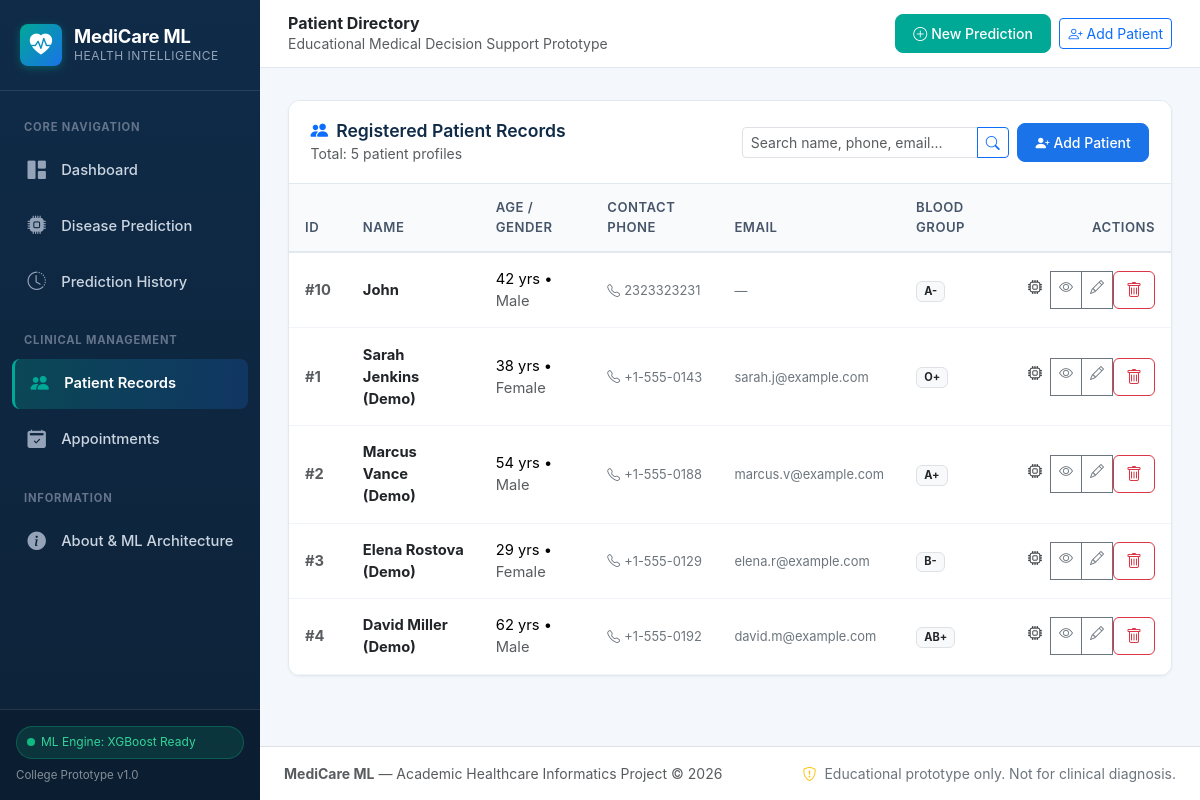
Page /patients on the committed database.
### tables this page shows
CREATE TABLE patients (
            id INTEGER PRIMARY KEY AUTOINCREMENT,
            name TEXT NOT NULL,
            age INTEGER NOT NULL,
            gender TEXT NOT NULL,
            phone TEXT NOT NULL,
            email TEXT,
            blood_group TEXT,
            created_at TIMESTAMP DEFAULT CURRENT_TIMESTAMP
        );

### app.py (the view)
@app.route("/patients")
def patients_list():
    search_query = request.args.get("q", "").strip()
    conn = database.get_db_connection()
    if search_query:
        wildcard = f"%{search_query}%"
        patients = conn.execute("""
            SELECT * FROM patients
            WHERE name LIKE ? OR phone LIKE ? OR email LIKE ?
            ORDER BY created_at DESC
        """, (wildcard, wildcard, wildcard)).fetchall()
    else:
        patients = conn.execute("SELECT * FROM patients ORDER BY created_at DESC").fetchall()
    conn.close()
    return render_template("patients.html", patients=patients, search_query=search_query)

### app.py (called while the page is built)
@app.context_processor
def inject_global_data():
    return {
        "current_year": datetime.now().year,
        "app_name": "MediCare ML"
    }

### database.py (called while the page is built)
def get_db_connection():
    os.makedirs(INSTANCE_DIR, exist_ok=True)
    conn = sqlite3.connect(DB_PATH)
    conn.row_factory = sqlite3.Row
    conn.execute("PRAGMA foreign_keys = ON")
    return conn

### templates/patients.html (shortened to what this page needs)
{% extends "base.html" %}
{% block page_heading %}Patient Directory{% endblock %}
{% block content %}
<div class="card-healthcare">
  <div class="card-header-healthcare flex-wrap gap-2">
    <div>
      <h5 class="card-title-healthcare">
        <i class="bi bi-people-fill text-primary"></i> Registered Patient Records
      </h5>
      <small class="text-muted">Total: {{ patients|length }} patient profiles</small>
    </div>
    <div class="d-flex align-items-center gap-2">
      <form action="{{ url_for('patients_list') }}" method="GET" class="d-flex align-items-center">
        <div class="input-group input-group-sm">
          <input type="text" name="q" class="form-control" placeholder="Search name, phone, email..."
                 value="{{ search_query }}">
          <button class="btn btn-outline-primary" type="submit">
            <i class="bi bi-search"></i>
          </button>
        </div>
      </form>
      <a href="{{ url_for('patient_new') }}" class="btn btn-sm btn-med-primary text-nowrap d-flex align-items-center gap-1">
        <i class="bi bi-person-plus-fill"></i> Add Patient
      </a>
    </div>
  </div>
  {% if patients %}
    <div class="table-responsive">
      <table class="table table-healthcare">
        <thead>
          <tr>
            <th>ID</th>
            <th>Name</th>
            <th>Age / Gender</th>
            <th>Contact Phone</th>
            <th>Email</th>
            <th>Blood Group</th>
            <th class="text-end">Actions</th>
          </tr>
        </thead>
        <tbody>
          {% for patient in patients %}
            <tr>
              <td class="text-muted fw-bold">#{{ patient['id'] }}</td>
              <td>
                <a href="{{ url_for('patient_detail', patient_id=patient['id']) }}" class="fw-bold text-dark text-decoration-none">
                  {{ patient['name'] }}
                </a>
              </td>
              <td>
                <span>{{ patient['age'] }} yrs</span> &bull;
                <span class="text-muted">{{ patient['gender'] }}</span>
              </td>
              <td>
                <small class="text-secondary"><i class="bi bi-telephone me-1"></i>{{ patient['phone'] }}</small>
              </td>
              <td>
                <small class="text-secondary">{{ patient['email'] or '—' }}</small>
              </td>
              <td>
                <span class="badge bg-light text-dark border">{{ patient['blood_group'] or 'N/A' }}</span>
              </td>
              <td class="text-end">
                <div class="btn-group btn-group-sm">
                  <a href="{{ url_for('predict', patient_id=patient['id']) }}" class="btn btn-outline-teal" title="Run ML Prediction">
                    <i class="bi bi-cpu"></i>
                  </a>
                  <a href="{{ url_for('patient_detail', patient_id=patient['id']) }}" class="btn btn-outline-secondary" title="View Profile">
                    <i class="bi bi-eye"></i>
                  </a>
                  <a href="{{ url_for('patient_edit', patient_id=patient['id']) }}" class="btn btn-outline-secondary" title="Edit">
                    <i class="bi bi-pencil"></i>
                  </a>
                  <form action="{{ url_for('patient_delete', patient_id=patient['id']) }}" method="POST"
                        class="d-inline" onsubmit="return confirm('Are you sure you want to delete patient record for {{ patient['name'] }}?');">
                    <button type="submit" class="btn btn-outline-danger" title="Delete">
                      <i class="bi bi-trash"></i>
                    </button>
                  </form>
                </div>
              </td>
            </tr>
          {% endfor %}
        </tbody>
      </table>
    </div>
  {% endif %}
</div>
{% endblock %}

### static/css/style.css (style rules this page uses)
:root { --primary-navy: #0f2b48; --primary-blue: #1a73e8; --secondary-teal: #00a896; --teal-light: #e0f2f1; --teal-dark: #00796b; --accent-cyan: #028090; --bg-slate: #f4f7fb; --card-bg: #ffffff; --text-dark: #1e293b; --text-muted: #64748b; --border-color: #e2e8f0; --success-color: #10b981; --warning-color: #f59e0b; --danger-color: #ef4444; --sidebar-width: 260px; --radius-sm: 8px; --radius-md: 12px; --radius-lg: 16px; --shadow-sm: 0 1px 3px rgba(0, 0, 0, 0.05); --shadow-md: 0 4px 12px rgba(15, 43, 72, 0.08); --shadow-lg: 0 10px 25px rgba(15, 43, 72, 0.12); }
body { font-family: -apple-system, BlinkMacSystemFont, "Segoe UI", Roboto, "Helvetica Neue", Arial, sans-serif; background-color: var(--bg-slate); color: var(--text-dark); min-height: 100vh; display: flex; flex-direction: column; }
.card-healthcare { background: var(--card-bg); border: 1px solid var(--border-color); border-radius: var(--radius-md); box-shadow: var(--shadow-sm); transition: box-shadow 0.2s ease, transform 0.2s ease; overflow: hidden; }
.card-header-healthcare { background-color: #ffffff; border-bottom: 1px solid var(--border-color); padding: 1.15rem 1.35rem; display: flex; align-items: center; justify-content: space-between; }
.card-title-healthcare { font-size: 1.1rem; font-weight: 600; color: var(--primary-navy); margin: 0; display: flex; align-items: center; gap: 0.5rem; }
.btn-med-primary { background-color: var(--primary-blue); border-color: var(--primary-blue); color: #ffffff; font-weight: 500; border-radius: var(--radius-sm); padding: 0.5rem 1.1rem; transition: all 0.2s; }
.table-healthcare { margin: 0; }
.table-healthcare th { background-color: #f8fafc; color: #475569; font-weight: 600; font-size: 0.82rem; text-transform: uppercase; letter-spacing: 0.5px; border-bottom: 2px solid var(--border-color); padding: 0.85rem 1rem; }
.table-healthcare td { padding: 0.95rem 1rem; vertical-align: middle; border-bottom: 1px solid #f1f5f9; font-size: 0.92rem; }

### rows in the picture
patients: id "10", name "John", age "42", gender "Male", phone "2323323231", email "—", blood_group "A-"
patients: id "1", name "Sarah Jenkins (Demo)", age "38", gender "Female", phone "+1-555-0143", email "sarah.j@example.com", blood_group "O+"
patients: id "2", name "Marcus Vance (Demo)", age "54", gender "Male", phone "+1-555-0188", email "marcus.v@example.com", blood_group "A+"
patients: id "3", name "Elena Rostova (Demo)", age "29", gender "Female", phone "+1-555-0129", email "elena.r@example.com", blood_group "B-"
patients: id "4", name "David Miller (Demo)", age "62", gender "Male", phone "+1-555-0192", email "david.m@example.com", blood_group "AB+"

### other values in the picture
{{ patients|length }} "5"
